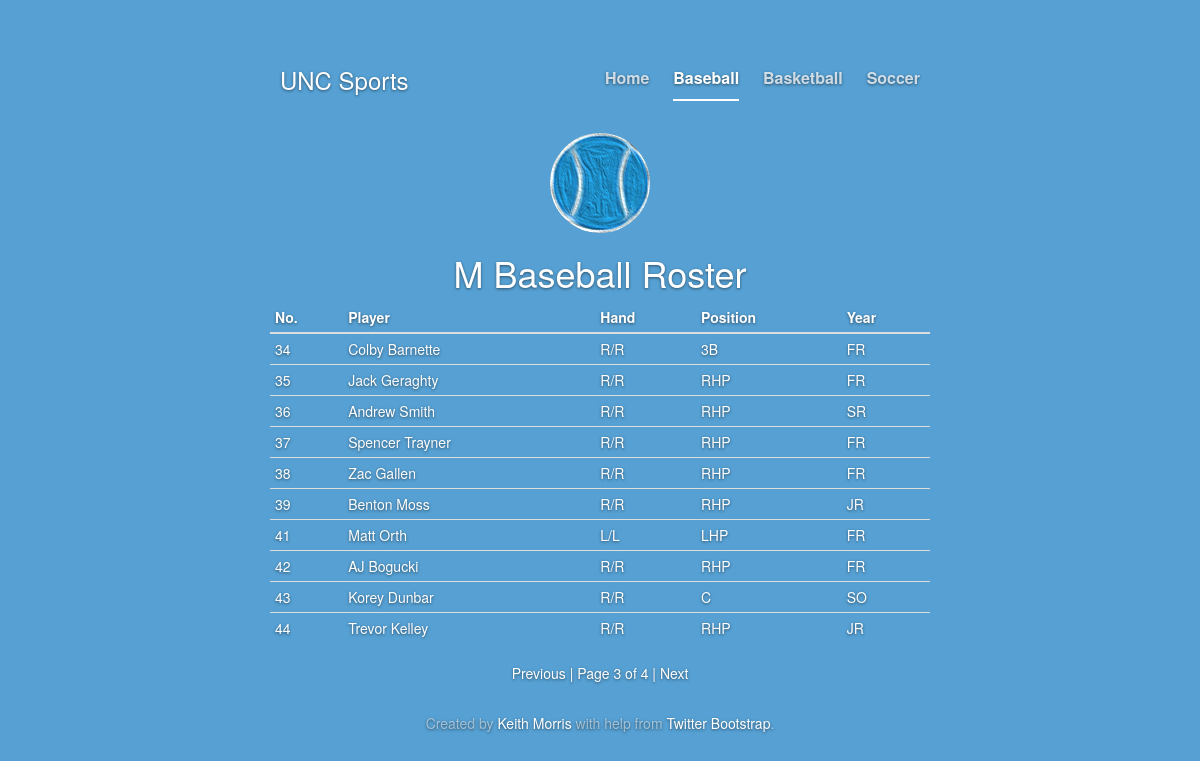
Screenshot of /team/1?page=3 with the database file from the repository.
### roster/models.py (models this page shows, shortened)
class Team(models.Model):
    GENDERS = (
        ('M', 'Men\'s'),
        ('W', 'Women\'s'),
        ('C', 'Coed'),
    )
    sport = models.ForeignKey('Sport')
    school = models.ForeignKey('School')
    gender = models.CharField(max_length=1, choices=GENDERS)

class Sport(models.Model):
    name = models.CharField(unique=True, max_length=50)
    image = models.ImageField(upload_to='images/sports/', blank=True, default='')
    class Meta(object):
        ordering = ('name',)

class Player(models.Model):
    HANDS = (
        ('L/L', 'Bat Left/Throw Left'),
        ('L/R', 'Bat Left/Throw Right'),
        ('R/R', 'Bat Right/Throw Right'),
        ('R/L', 'Bat Right/Throw Left'),
        ('S/L', 'Switch Hit/Throw Left'),
        ('S/R', 'Switch Hit/Throw Right'),
    )
    student = models.ForeignKey('Student')
    team = models.ForeignKey('Team')
    position = models.CharField(max_length=25)
    number = models.IntegerField()
    hand = models.CharField(max_length=3, choices=HANDS)
    bio = models.TextField()
    photo = models.ImageField(upload_to='images/avatars/', blank=True, default='')

class Student(models.Model):
    YEARS = (
        ('FR', 'Freshman'),
        ('SO', 'Sophomore'),
        ('JR', 'Junior'),
        ('SR', 'Senior'),
    )
    first_name = models.CharField(max_length=50)
    last_name = models.CharField(max_length=50)
    height = models.IntegerField() # Height in inches
    weight = models.IntegerField() # Weight in pounds
    hometown = models.CharField(max_length=50)
    highschool = models.CharField(max_length=50)
    year = models.CharField(max_length=2, choices=YEARS)
    class Meta(object):
        ordering = ('last_name','first_name',)

### roster/views.py (the view)
# urls.py: url(r'^team/(?P<pk>\d+)$', views.team, name='roster_team'),
def team(request, pk):
    team = get_object_or_404(Team, id=pk)
    paginator = Paginator(team.player_set.all(), 10)
    page = request.GET.get('page')
    try:
        players = paginator.page(page)
    except PageNotAnInteger:
        players = paginator.page(1)
    except EmptyPage:
        players = paginator.page(paginator.num_pages)
    return render(request, "team.html", {'team': team, 'players': players})

### roster/templates/team.html
{% extends "base.html" %}
{% block nav %}{% include "nav.html" with active="baseball" %}{% endblock %}
{% block content %}
    <div class="inner cover">
        <div class="row">
            <div class="col-xs-12">
                <img class="img-circle" src="{{ STATIC_URL }}images/sports/{{ team.sport.name|lower }}.png" alt="{{ team.sport.name }}">
                <h1>{{ team.gender }} {{ team.sport.name }} Roster</h1>
            </div>
        </div>
        <table class="table table-condensed">
            <thead>
                <tr>
                    <th>No.</th>
                    <th>Player</th>
                    <th class="th-hand">Hand</th>
                    <th class="th-position">Position</th>
                    <th class="th-year">Year</th>
                </tr>
            </thead>
            <tbody>
                {% for player in players %}
                    <tr>
                        <td class="td-number">{{ player.number }}</td>
                        <td class="td-player">
                            <a href="{% url "roster.views.player" pk=player.id %}">
                                {{ player.student.first_name }} {{ player.student.last_name }}
                            </a>
                        </td>
                        <td class="td-hand">{{ player.hand }}</td>
                        <td class="td-position">{{ player.position }}</td>
                        <td class="td-year">{{ player.student.year }}</td>
                    </tr>
                {% endfor %}
            </tbody>
        </table>
        <div class="pagination">
            <span class="step-links">
                {% if players.has_previous %}
                    <a href="?page={{ players.previous_page_number }}">Previous</a> |
                {% endif %}
                <span class="current">
                    Page {{ players.number }} of {{ players.paginator.num_pages }}
                </span>
                {% if players.has_next %}
                    | <a href="?page={{ players.next_page_number }}">Next</a>
                {% endif %}
            </span>
        </div>
    </div>
{% endblock %}

### unc_rosters/static_media/css/cover.css (style rules this page uses)
a, a:focus, a:hover { color: #fff; }
html, body { height: 100%; background-color: #56A0D3; }
body { color: #fff; text-align: center; text-shadow: 0 1px 3px rgba(0,0,0,.5); }
.inner { padding: 30px; }
.cover { padding: 0 20px; }
td { text-align: left; }
div.pagination { margin: 0px; }

### rows the page displays
Team: gender "M", sport.name "Baseball"
Player: number "34", student.first_name "Colby", student.last_name "Barnette", hand "R/R", position "3B", student.year "FR"
Player: number "35", student.first_name "Jack", student.last_name "Geraghty", hand "R/R", position "RHP", student.year "FR"
Player: number "36", student.first_name "Andrew", student.last_name "Smith", hand "R/R", position "RHP", student.year "SR"
Player: number "37", student.first_name "Spencer", student.last_name "Trayner", hand "R/R", position "RHP", student.year "FR"
Player: number "38", student.first_name "Zac", student.last_name "Gallen", hand "R/R", position "RHP", student.year "FR"
Player: number "39", student.first_name "Benton", student.last_name "Moss", hand "R/R", position "RHP", student.year "JR"
Player: number "41", student.first_name "Matt", student.last_name "Orth", hand "L/L", position "LHP", student.year "FR"
Player: number "42", student.first_name "AJ", student.last_name "Bogucki", hand "R/R", position "RHP", student.year "FR"
Player: number "43", student.first_name "Korey", student.last_name "Dunbar", hand "R/R", position "C", student.year "SO"
Player: number "44", student.first_name "Trevor", student.last_name "Kelley", hand "R/R", position "RHP", student.year "JR"

### other values shown
{{ players.number }} "3"
{{ players.paginator.num_pages }} "4"
